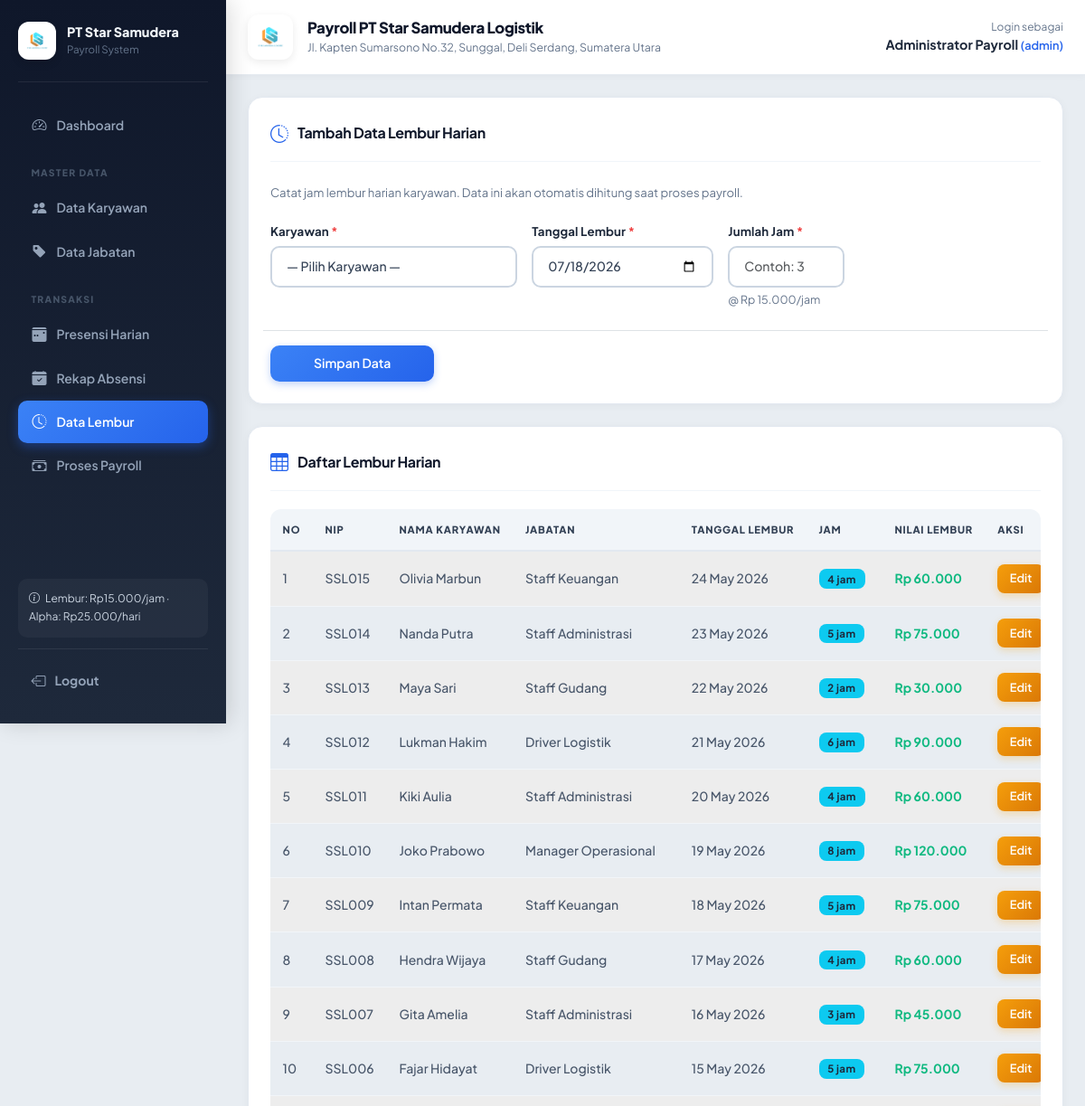
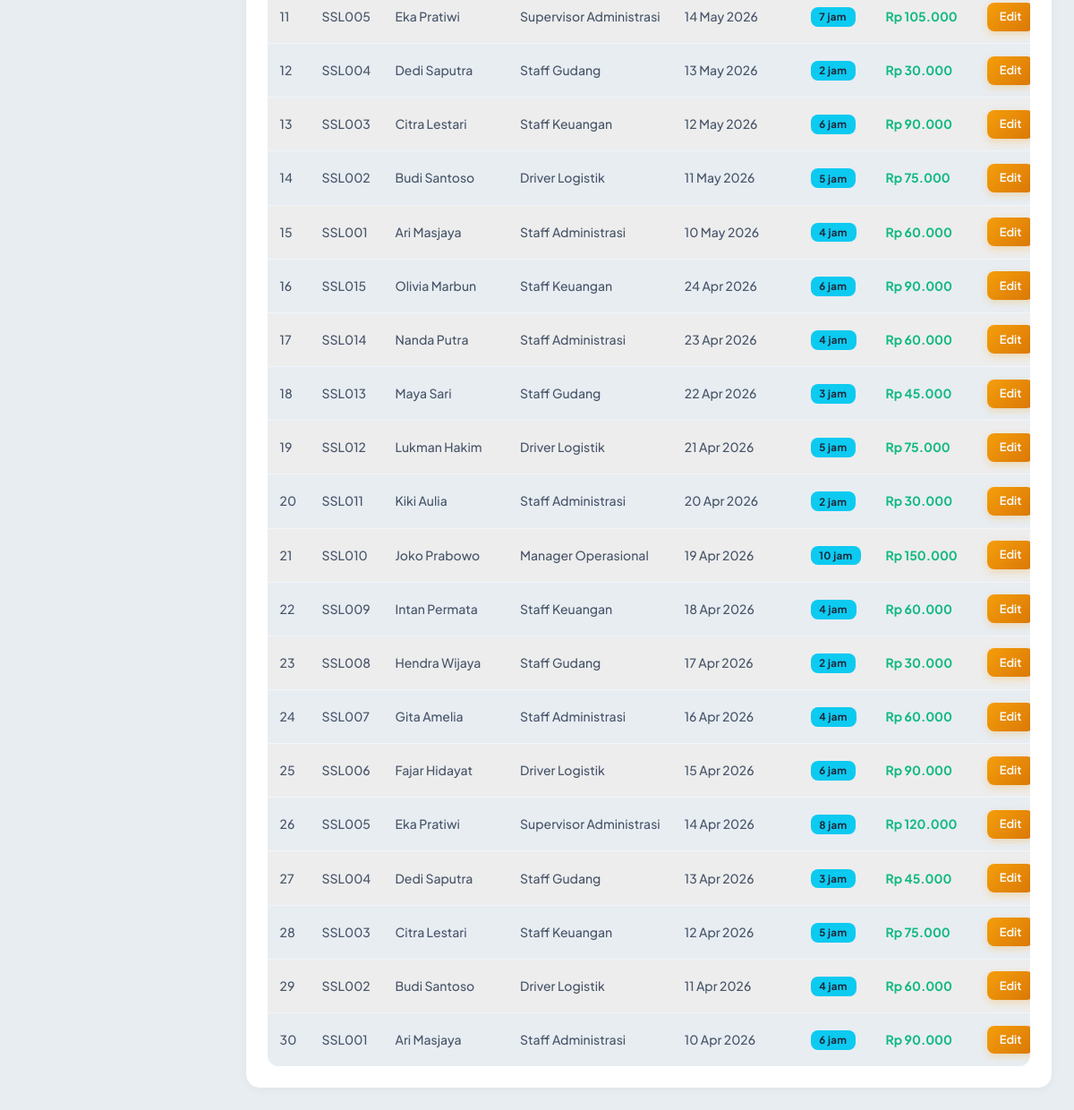
Page /master/lembur.php (signed in) on the earlier database version (2 pictures, top to bottom).
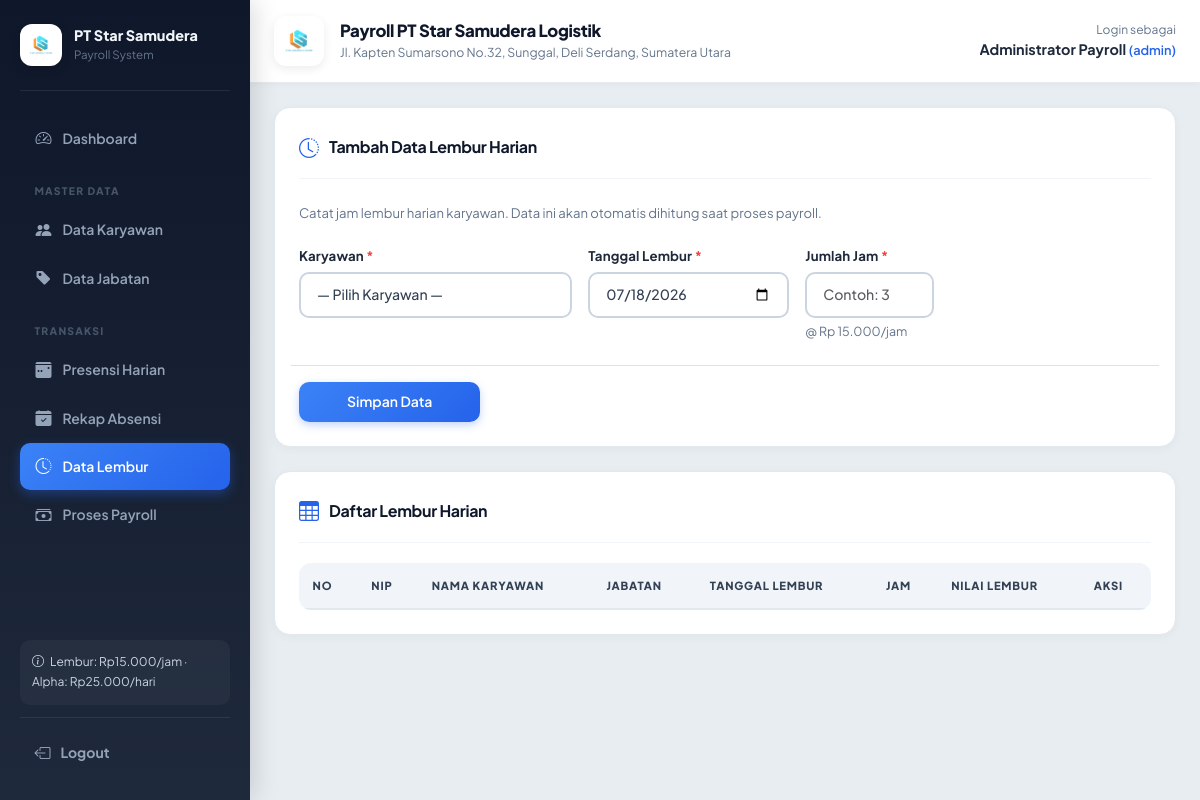
Same page on the later database version.
### tables this page shows
CREATE TABLE `lembur` (
  `id_lembur` int(11) NOT NULL AUTO_INCREMENT,
  `id_karyawan` int(11) NOT NULL,
  `tanggal_lembur` date NOT NULL,
  `jam_lembur` int(11) NOT NULL DEFAULT 0,
  `dibuat_oleh` int(11) DEFAULT NULL,
  `dibuat_pada` datetime NOT NULL DEFAULT current_timestamp(),
  PRIMARY KEY (`id_lembur`),
  KEY `fk_lembur_karyawan` (`id_karyawan`),
  KEY `fk_lembur_user` (`dibuat_oleh`),
  CONSTRAINT `fk_lembur_karyawan` FOREIGN KEY (`id_karyawan`) REFERENCES `karyawan` (`id_karyawan`) ON UPDATE CASCADE,
  CONSTRAINT `fk_lembur_user` FOREIGN KEY (`dibuat_oleh`) REFERENCES `users` (`id_user`) ON DELETE SET NULL ON UPDATE CASCADE
);

CREATE TABLE `karyawan` (
  `id_karyawan` int(11) NOT NULL AUTO_INCREMENT,
  `nip` varchar(20) NOT NULL,
  `nama_karyawan` varchar(100) NOT NULL,
  `jenis_kelamin` enum('L','P') NOT NULL,
  `id_jabatan` int(11) NOT NULL,
  `status_karyawan` enum('Tetap','Kontrak','Resign') NOT NULL,
  `tanggal_masuk` date NOT NULL,
  `no_ktp` varchar(20) DEFAULT NULL,
  `no_kk` varchar(20) DEFAULT NULL,
  PRIMARY KEY (`id_karyawan`),
  UNIQUE KEY `nip` (`nip`),
  KEY `fk_karyawan_jabatan` (`id_jabatan`),
  CONSTRAINT `fk_karyawan_jabatan` FOREIGN KEY (`id_jabatan`) REFERENCES `jabatan` (`id_jabatan`) ON UPDATE CASCADE
);

CREATE TABLE `jabatan` (
  `id_jabatan` int(11) NOT NULL AUTO_INCREMENT,
  `kode_jabatan` varchar(20) NOT NULL,
  `nama_jabatan` varchar(100) NOT NULL,
  `gaji_pokok` decimal(12,2) NOT NULL,
  `status_jabatan` enum('Aktif','Tidak Aktif') NOT NULL DEFAULT 'Aktif',
  PRIMARY KEY (`id_jabatan`),
  UNIQUE KEY `kode_jabatan` (`kode_jabatan`)
);

CREATE TABLE `pengaturan_payroll` (
  `id_pengaturan` int(11) NOT NULL AUTO_INCREMENT,
  `nama_pengaturan` varchar(60) NOT NULL,
  `nilai` decimal(12,2) NOT NULL,
  `keterangan` varchar(255) DEFAULT NULL,
  PRIMARY KEY (`id_pengaturan`),
  UNIQUE KEY `nama_pengaturan` (`nama_pengaturan`)
);

### helpers/functions.php (called while the page is built, shortened)
<?php
function e($value): string
{
    return htmlspecialchars((string)$value, ENT_QUOTES, 'UTF-8');
}
function rupiah($value): string
{
    return 'Rp ' . number_format((float)$value, 0, ',', '.');
}
function get_setting(mysqli $conn, string $key, float $default = 0): float
{
    $keyEsc = mysqli_real_escape_string($conn, $key);
    $result = mysqli_query($conn, "SELECT nilai FROM pengaturan_payroll WHERE nama_pengaturan='$keyEsc' LIMIT 1");
    if ($result && ($row = mysqli_fetch_assoc($result))) {
        return (float)$row['nilai'];
    }
    return $default;
}

### master/lembur.php (the view, shortened to what this page needs)
<?php
require_once __DIR__ . '/../layout/header.php';
$edit = null;
$tarifLembur = get_setting($conn, 'tarif_lembur_per_jam', 15000);
$data = mysqli_query($conn, "SELECT l.*, k.nip, k.nama_karyawan, j.nama_jabatan
    FROM lembur l
    JOIN karyawan k ON k.id_karyawan = l.id_karyawan
    JOIN jabatan j ON j.id_jabatan = k.id_jabatan
    ORDER BY l.tanggal_lembur DESC, k.nama_karyawan");
?>
<div class="card p-4 mb-4">
<div class="section-header">
  <i class="bi bi-clock-history"></i>
  <h2 class="h5"><?= $edit ? 'Edit Data Lembur' : 'Tambah Data Lembur Harian' ?></h2>
</div>
<p class="section-desc">Catat jam lembur harian karyawan. Data ini akan otomatis dihitung saat proses payroll.</p>
<form method="post" class="row g-3">
<div class="col-md-4">
  <label class="form-label">Karyawan <span class="text-danger">*</span></label>
  <select name="id_karyawan" class="form-select" required>
    <option value="">— Pilih Karyawan —</option>
  </select>
</div>
<div class="col-md-3">
  <label class="form-label">Tanggal Lembur <span class="text-danger">*</span></label>
  <input type="date" name="tanggal_lembur" class="form-control"
    value="<?= e($edit['tanggal_lembur'] ?? date('Y-m-d')) ?>"
    max="<?= date('Y-m-d') ?>" required>
</div>
<div class="col-md-2">
  <label class="form-label">Jumlah Jam <span class="text-danger">*</span></label>
  <input type="number" name="jam_lembur" min="1" max="12" class="form-control"
    value="<?= e($edit['jam_lembur'] ?? '') ?>" required placeholder="Contoh: 3">
  <div class="form-text">@ <?= rupiah($tarifLembur) ?>/jam</div>
</div>
<div class="col-12 mt-4 pt-3 border-top">
  <button name="simpan" class="btn btn-primary px-5">
    <?= $edit ? 'Update Data' : 'Simpan Data' ?>
  </button>
</div>
</form>
</div>
<div class="card p-4">
<div class="section-header">
  <i class="bi bi-table"></i>
  <h2 class="h5">Daftar Lembur Harian</h2>
</div>
<div class="table-responsive">
<table class="table table-striped dt-table" style="width:100%">
<thead><tr>
  <th>No</th><th>NIP</th><th>Nama Karyawan</th><th>Jabatan</th>
  <th>Tanggal Lembur</th><th>Jam</th><th>Nilai Lembur</th><th>Aksi</th>
</tr></thead>
<tbody>
<?php
$no=1;
if($data): while($row=mysqli_fetch_assoc($data)):
  $nilai = (int)$row['jam_lembur'] * $tarifLembur;
?>
<tr>
  <td><?= $no++ ?></td>
  <td><?= e($row['nip']) ?></td>
  <td><?= e($row['nama_karyawan']) ?></td>
  <td><?= e($row['nama_jabatan']) ?></td>
  <td><?= e(date('d M Y', strtotime($row['tanggal_lembur']))) ?></td>
  <td><span class="badge bg-info text-dark"><?= (int)$row['jam_lembur'] ?> jam</span></td>
  <td><strong class="text-success"><?= rupiah($nilai) ?></strong></td>
  <td>
    <a class="btn btn-sm btn-warning" href="?edit=<?= $row['id_lembur'] ?>">Edit</a>
  </td>
</tr>
<?php endwhile; endif; ?>
</tbody>
</table>
</div>
</div>
<?php require_once __DIR__ . '/../layout/footer.php'; ?>

Differences in the rows shown:
removed lembur: id_karyawan.nip "SSL015", id_karyawan.nama_karyawan "Olivia Marbun", jabatan.nama_jabatan "Staff Keuangan", tanggal_lembur "24 May 2026", jam_lembur "4", jam_lembur.nilai "Rp 60.000"
removed lembur: id_karyawan.nip "SSL014", id_karyawan.nama_karyawan "Nanda Putra", jabatan.nama_jabatan "Staff Administrasi", tanggal_lembur "23 May 2026", jam_lembur "5", jam_lembur.nilai "Rp 75.000"
removed lembur: id_karyawan.nip "SSL013", id_karyawan.nama_karyawan "Maya Sari", jabatan.nama_jabatan "Staff Gudang", tanggal_lembur "22 May 2026", jam_lembur "2", jam_lembur.nilai "Rp 30.000"
removed lembur: id_karyawan.nip "SSL012", id_karyawan.nama_karyawan "Lukman Hakim", jabatan.nama_jabatan "Driver Logistik", tanggal_lembur "21 May 2026", jam_lembur "6", jam_lembur.nilai "Rp 90.000"
removed lembur: id_karyawan.nip "SSL011", id_karyawan.nama_karyawan "Kiki Aulia", jabatan.nama_jabatan "Staff Administrasi", tanggal_lembur "20 May 2026", jam_lembur "4", jam_lembur.nilai "Rp 60.000"
removed lembur: id_karyawan.nip "SSL010", id_karyawan.nama_karyawan "Joko Prabowo", jabatan.nama_jabatan "Manager Operasional", tanggal_lembur "19 May 2026", jam_lembur "8", jam_lembur.nilai "Rp 120.000"
removed lembur: id_karyawan.nip "SSL009", id_karyawan.nama_karyawan "Intan Permata", jabatan.nama_jabatan "Staff Keuangan", tanggal_lembur "18 May 2026", jam_lembur "5", jam_lembur.nilai "Rp 75.000"
removed lembur: id_karyawan.nip "SSL008", id_karyawan.nama_karyawan "Hendra Wijaya", jabatan.nama_jabatan "Staff Gudang", tanggal_lembur "17 May 2026", jam_lembur "4", jam_lembur.nilai "Rp 60.000"
removed lembur: id_karyawan.nip "SSL007", id_karyawan.nama_karyawan "Gita Amelia", jabatan.nama_jabatan "Staff Administrasi", tanggal_lembur "16 May 2026", jam_lembur "3", jam_lembur.nilai "Rp 45.000"
removed lembur: id_karyawan.nip "SSL006", id_karyawan.nama_karyawan "Fajar Hidayat", jabatan.nama_jabatan "Driver Logistik", tanggal_lembur "15 May 2026", jam_lembur "5", jam_lembur.nilai "Rp 75.000"
removed lembur: id_karyawan.nip "SSL005", id_karyawan.nama_karyawan "Eka Pratiwi", jabatan.nama_jabatan "Supervisor Administrasi", tanggal_lembur "14 May 2026", jam_lembur "7", jam_lembur.nilai "Rp 105.000"
removed lembur: id_karyawan.nip "SSL004", id_karyawan.nama_karyawan "Dedi Saputra", jabatan.nama_jabatan "Staff Gudang", tanggal_lembur "13 May 2026", jam_lembur "2", jam_lembur.nilai "Rp 30.000"
removed lembur: id_karyawan.nip "SSL003", id_karyawan.nama_karyawan "Citra Lestari", jabatan.nama_jabatan "Staff Keuangan", tanggal_lembur "12 May 2026", jam_lembur "6", jam_lembur.nilai "Rp 90.000"
removed lembur: id_karyawan.nip "SSL002", id_karyawan.nama_karyawan "Budi Santoso", jabatan.nama_jabatan "Driver Logistik", tanggal_lembur "11 May 2026", jam_lembur "5", jam_lembur.nilai "Rp 75.000"
removed lembur: id_karyawan.nip "SSL001", id_karyawan.nama_karyawan "Ari Masjaya", jabatan.nama_jabatan "Staff Administrasi", tanggal_lembur "10 May 2026", jam_lembur "4", jam_lembur.nilai "Rp 60.000"
removed lembur: id_karyawan.nip "SSL015", id_karyawan.nama_karyawan "Olivia Marbun", jabatan.nama_jabatan "Staff Keuangan", tanggal_lembur "24 Apr 2026", jam_lembur "6", jam_lembur.nilai "Rp 90.000"
removed lembur: id_karyawan.nip "SSL014", id_karyawan.nama_karyawan "Nanda Putra", jabatan.nama_jabatan "Staff Administrasi", tanggal_lembur "23 Apr 2026", jam_lembur "4", jam_lembur.nilai "Rp 60.000"
removed lembur: id_karyawan.nip "SSL013", id_karyawan.nama_karyawan "Maya Sari", jabatan.nama_jabatan "Staff Gudang", tanggal_lembur "22 Apr 2026", jam_lembur "3", jam_lembur.nilai "Rp 45.000"
removed lembur: id_karyawan.nip "SSL012", id_karyawan.nama_karyawan "Lukman Hakim", jabatan.nama_jabatan "Driver Logistik", tanggal_lembur "21 Apr 2026", jam_lembur "5", jam_lembur.nilai "Rp 75.000"
removed lembur: id_karyawan.nip "SSL011", id_karyawan.nama_karyawan "Kiki Aulia", jabatan.nama_jabatan "Staff Administrasi", tanggal_lembur "20 Apr 2026", jam_lembur "2", jam_lembur.nilai "Rp 30.000"
removed lembur: id_karyawan.nip "SSL010", id_karyawan.nama_karyawan "Joko Prabowo", jabatan.nama_jabatan "Manager Operasional", tanggal_lembur "19 Apr 2026", jam_lembur "10", jam_lembur.nilai "Rp 150.000"
removed lembur: id_karyawan.nip "SSL009", id_karyawan.nama_karyawan "Intan Permata", jabatan.nama_jabatan "Staff Keuangan", tanggal_lembur "18 Apr 2026", jam_lembur "4", jam_lembur.nilai "Rp 60.000"
removed lembur: id_karyawan.nip "SSL008", id_karyawan.nama_karyawan "Hendra Wijaya", jabatan.nama_jabatan "Staff Gudang", tanggal_lembur "17 Apr 2026", jam_lembur "2", jam_lembur.nilai "Rp 30.000"
removed lembur: id_karyawan.nip "SSL007", id_karyawan.nama_karyawan "Gita Amelia", jabatan.nama_jabatan "Staff Administrasi", tanggal_lembur "16 Apr 2026", jam_lembur "4", jam_lembur.nilai "Rp 60.000"
removed lembur: id_karyawan.nip "SSL006", id_karyawan.nama_karyawan "Fajar Hidayat", jabatan.nama_jabatan "Driver Logistik", tanggal_lembur "15 Apr 2026", jam_lembur "6", jam_lembur.nilai "Rp 90.000"
removed lembur: id_karyawan.nip "SSL005", id_karyawan.nama_karyawan "Eka Pratiwi", jabatan.nama_jabatan "Supervisor Administrasi", tanggal_lembur "14 Apr 2026", jam_lembur "8", jam_lembur.nilai "Rp 120.000"
removed lembur: id_karyawan.nip "SSL004", id_karyawan.nama_karyawan "Dedi Saputra", jabatan.nama_jabatan "Staff Gudang", tanggal_lembur "13 Apr 2026", jam_lembur "3", jam_lembur.nilai "Rp 45.000"
removed lembur: id_karyawan.nip "SSL003", id_karyawan.nama_karyawan "Citra Lestari", jabatan.nama_jabatan "Staff Keuangan", tanggal_lembur "12 Apr 2026", jam_lembur "5", jam_lembur.nilai "Rp 75.000"
removed lembur: id_karyawan.nip "SSL002", id_karyawan.nama_karyawan "Budi Santoso", jabatan.nama_jabatan "Driver Logistik", tanggal_lembur "11 Apr 2026", jam_lembur "4", jam_lembur.nilai "Rp 60.000"
removed lembur: id_karyawan.nip "SSL001", id_karyawan.nama_karyawan "Ari Masjaya", jabatan.nama_jabatan "Staff Administrasi", tanggal_lembur "10 Apr 2026", jam_lembur "6", jam_lembur.nilai "Rp 90.000"
